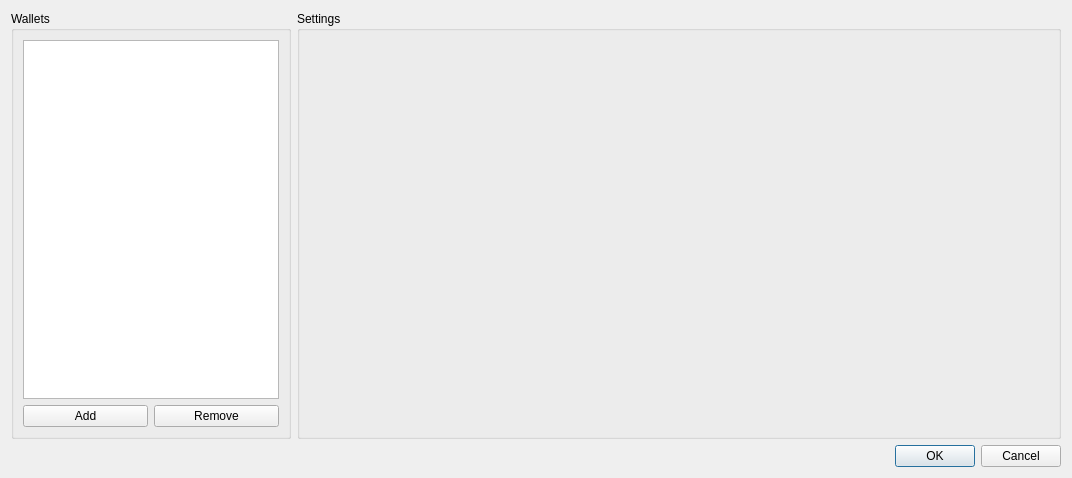
<?xml version="1.0" encoding="UTF-8"?>
<ui version="4.0">
 <class>ConfigureWalletsDialog</class>
 <widget class="QDialog" name="ConfigureWalletsDialog">
  <property name="geometry">
   <rect>
    <x>0</x>
    <y>0</y>
    <width>1072</width>
    <height>478</height>
   </rect>
  </property>
  <property name="windowTitle">
   <string>Configure wallets</string>
  </property>
  <layout class="QVBoxLayout" name="verticalLayout">
   <item>
    <layout class="QHBoxLayout" name="horizontalLayout">
     <item>
      <widget class="QGroupBox" name="groupBox_2">
       <property name="sizePolicy">
        <sizepolicy hsizetype="Fixed" vsizetype="Preferred">
         <horstretch>0</horstretch>
         <verstretch>0</verstretch>
        </sizepolicy>
       </property>
       <property name="minimumSize">
        <size>
         <width>256</width>
         <height>0</height>
        </size>
       </property>
       <property name="title">
        <string>Wallets</string>
       </property>
       <layout class="QGridLayout" name="gridLayout">
        <item row="0" column="0">
         <layout class="QVBoxLayout" name="verticalLayout_2">
          <item>
           <widget class="QListWidget" name="walletsList"/>
          </item>
          <item>
           <layout class="QHBoxLayout" name="horizontalLayout_2">
            <item>
             <widget class="QPushButton" name="addWalletButton">
              <property name="text">
               <string>Add</string>
              </property>
             </widget>
            </item>
            <item>
             <widget class="QPushButton" name="removeWalletButton">
              <property name="text">
               <string>Remove</string>
              </property>
             </widget>
            </item>
           </layout>
          </item>
         </layout>
        </item>
       </layout>
      </widget>
     </item>
     <item>
      <widget class="QGroupBox" name="configContainer">
       <property name="title">
        <string>Settings</string>
       </property>
       <layout class="QGridLayout" name="gridLayout_2"/>
      </widget>
     </item>
    </layout>
   </item>
   <item>
    <widget class="QDialogButtonBox" name="buttonBox">
     <property name="orientation">
      <enum>Qt::Horizontal</enum>
     </property>
     <property name="standardButtons">
      <set>QDialogButtonBox::Cancel|QDialogButtonBox::Ok</set>
     </property>
    </widget>
   </item>
  </layout>
 </widget>
 <resources/>
 <connections>
  <connection>
   <sender>buttonBox</sender>
   <signal>accepted()</signal>
   <receiver>ConfigureWalletsDialog</receiver>
   <slot>accept()</slot>
   <hints>
    <hint type="sourcelabel">
     <x>248</x>
     <y>254</y>
    </hint>
    <hint type="destinationlabel">
     <x>157</x>
     <y>274</y>
    </hint>
   </hints>
  </connection>
  <connection>
   <sender>buttonBox</sender>
   <signal>rejected()</signal>
   <receiver>ConfigureWalletsDialog</receiver>
   <slot>reject()</slot>
   <hints>
    <hint type="sourcelabel">
     <x>316</x>
     <y>260</y>
    </hint>
    <hint type="destinationlabel">
     <x>286</x>
     <y>274</y>
    </hint>
   </hints>
  </connection>
 </connections>
</ui>
